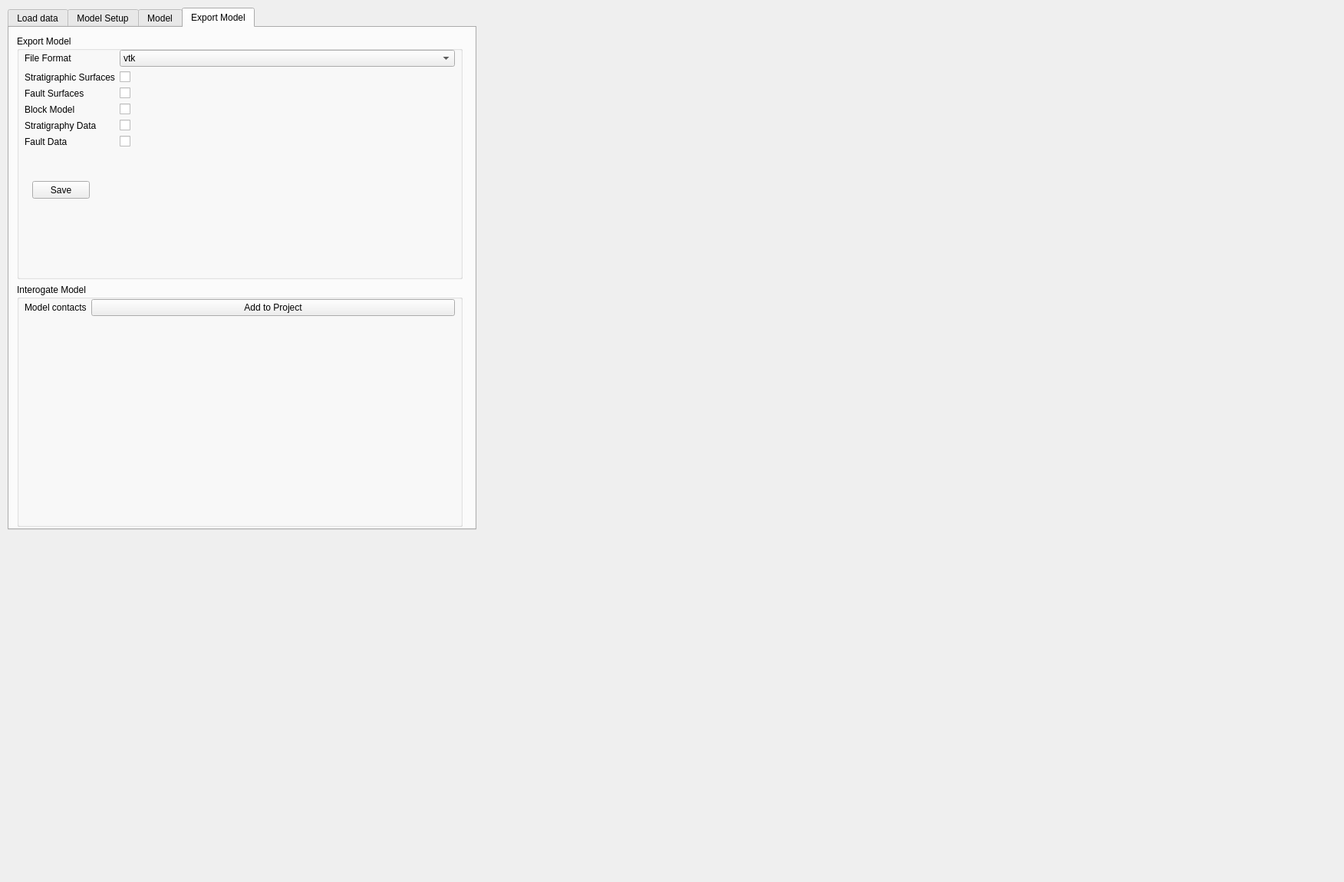
<?xml version="1.0" encoding="UTF-8"?>
<ui version="4.0">
 <class>Form</class>
 <widget class="QWidget" name="Form">
  <property name="geometry">
   <rect>
    <x>0</x>
    <y>0</y>
    <width>1752</width>
    <height>1150</height>
   </rect>
  </property>
  <property name="windowTitle">
   <string>Form</string>
  </property>
  <widget class="QTabWidget" name="tabWidget">
   <property name="geometry">
    <rect>
     <x>10</x>
     <y>10</y>
     <width>611</width>
     <height>681</height>
    </rect>
   </property>
   <property name="currentIndex">
    <number>3</number>
   </property>
   <widget class="QWidget" name="tab">
    <attribute name="title">
     <string>Load data</string>
    </attribute>
    <widget class="QWidget" name="verticalLayoutWidget_6">
     <property name="geometry">
      <rect>
       <x>10</x>
       <y>10</y>
       <width>591</width>
       <height>641</height>
      </rect>
     </property>
     <layout class="QVBoxLayout" name="verticalLayout_6">
      <item>
       <layout class="QVBoxLayout" name="verticalLayout_8">
        <item>
         <layout class="QVBoxLayout" name="verticalLayout_9">
          <item>
           <widget class="QGroupBox" name="groupBox">
            <property name="enabled">
             <bool>true</bool>
            </property>
            <property name="title">
             <string>Define Model</string>
            </property>
            <widget class="QWidget" name="formLayoutWidget">
             <property name="geometry">
              <rect>
               <x>10</x>
               <y>20</y>
               <width>551</width>
               <height>111</height>
              </rect>
             </property>
             <layout class="QFormLayout" name="formLayout_2">
              <item row="0" column="0">
               <widget class="QLabel" name="rOILabel">
                <property name="text">
                 <string>ROI</string>
                </property>
               </widget>
              </item>
              <item row="0" column="1">
               <widget class="QgsMapLayerComboBox" name="roiLayer">
                <property name="enabled">
                 <bool>true</bool>
                </property>
               </widget>
              </item>
              <item row="1" column="0">
               <widget class="QLabel" name="heightLabel">
                <property name="text">
                 <string>Height</string>
                </property>
               </widget>
              </item>
              <item row="1" column="1">
               <widget class="QSpinBox" name="heightSpinBox">
                <property name="maximum">
                 <number>10000</number>
                </property>
                <property name="value">
                 <number>1000</number>
                </property>
               </widget>
              </item>
              <item row="2" column="0">
               <widget class="QLabel" name="depthLabel">
                <property name="text">
                 <string>Depth</string>
                </property>
               </widget>
              </item>
              <item row="2" column="1">
               <widget class="QSpinBox" name="depthSpinBox">
                <property name="minimum">
                 <number>-10000</number>
                </property>
                <property name="maximum">
                 <number>10000</number>
                </property>
                <property name="value">
                 <number>-3000</number>
                </property>
               </widget>
              </item>
              <item row="3" column="0">
               <widget class="QLabel" name="dTMLabel">
                <property name="text">
                 <string>DTM</string>
                </property>
               </widget>
              </item>
              <item row="3" column="1">
               <widget class="QgsMapLayerComboBox" name="DtmLayer"/>
              </item>
             </layout>
            </widget>
           </widget>
          </item>
         </layout>
        </item>
        <item>
         <layout class="QVBoxLayout" name="verticalLayout_11">
          <item>
           <widget class="QGroupBox" name="groupBox_2">
            <property name="title">
             <string>Stratigraphy</string>
            </property>
            <widget class="QWidget" name="formLayoutWidget_2">
             <property name="geometry">
              <rect>
               <x>10</x>
               <y>20</y>
               <width>551</width>
               <height>184</height>
              </rect>
             </property>
             <layout class="QFormLayout" name="formLayout_3">
              <item row="0" column="0">
               <widget class="QLabel" name="basalContactsLabel">
                <property name="text">
                 <string>Basal Contacts</string>
                </property>
               </widget>
              </item>
              <item row="0" column="1">
               <widget class="QgsMapLayerComboBox" name="basalContactsLayer"/>
              </item>
              <item row="1" column="0">
               <widget class="QLabel" name="label">
                <property name="text">
                 <string>Unit Name</string>
                </property>
               </widget>
              </item>
              <item row="1" column="1">
               <widget class="QgsFieldComboBox" name="unitNameField"/>
              </item>
              <item row="2" column="0">
               <widget class="QLabel" name="structuralDataLabel">
                <property name="text">
                 <string>Structural Data</string>
                </property>
               </widget>
              </item>
              <item row="2" column="1">
               <widget class="QgsMapLayerComboBox" name="structuralDataLayer"/>
              </item>
              <item row="3" column="0">
               <widget class="QLabel" name="label_2">
                <property name="text">
                 <string>Format</string>
                </property>
               </widget>
              </item>
              <item row="3" column="1">
               <widget class="QComboBox" name="orientationType">
                <item>
                 <property name="text">
                  <string>Strike/Dip</string>
                 </property>
                </item>
                <item>
                 <property name="text">
                  <string>Dip Direction/Dip</string>
                 </property>
                </item>
               </widget>
              </item>
              <item row="4" column="0">
               <widget class="QLabel" name="orientationLabel">
                <property name="text">
                 <string>Strike</string>
                </property>
               </widget>
              </item>
              <item row="4" column="1">
               <widget class="QgsFieldComboBox" name="orientationField"/>
              </item>
              <item row="5" column="0">
               <widget class="QLabel" name="label_6">
                <property name="text">
                 <string>Dip</string>
                </property>
               </widget>
              </item>
              <item row="5" column="1">
               <widget class="QgsFieldComboBox" name="dipField"/>
              </item>
              <item row="6" column="0">
               <widget class="QLabel" name="label_23">
                <property name="text">
                 <string>Unit Name</string>
                </property>
               </widget>
              </item>
              <item row="6" column="1">
               <widget class="QgsFieldComboBox" name="structuralDataUnitName"/>
              </item>
             </layout>
            </widget>
           </widget>
          </item>
         </layout>
        </item>
        <item>
         <layout class="QVBoxLayout" name="verticalLayout_12">
          <item>
           <widget class="QGroupBox" name="groupBox_3">
            <property name="title">
             <string>Faults</string>
            </property>
            <widget class="QWidget" name="formLayoutWidget_3">
             <property name="geometry">
              <rect>
               <x>10</x>
               <y>20</y>
               <width>551</width>
               <height>128</height>
              </rect>
             </property>
             <layout class="QFormLayout" name="formLayout_4">
              <item row="0" column="0">
               <widget class="QLabel" name="faultTracesLabel">
                <property name="text">
                 <string>Fault Traces</string>
                </property>
               </widget>
              </item>
              <item row="0" column="1">
               <widget class="QgsMapLayerComboBox" name="faultTraceLayer"/>
              </item>
              <item row="1" column="0">
               <widget class="QLabel" name="label_3">
                <property name="text">
                 <string>Fault Name</string>
                </property>
               </widget>
              </item>
              <item row="1" column="1">
               <widget class="QgsFieldComboBox" name="faultNameField"/>
              </item>
              <item row="2" column="0">
               <widget class="QLabel" name="label_4">
                <property name="text">
                 <string>Dip</string>
                </property>
               </widget>
              </item>
              <item row="2" column="1">
               <widget class="QgsFieldComboBox" name="faultDipField">
                <property name="allowEmptyFieldName">
                 <bool>true</bool>
                </property>
               </widget>
              </item>
              <item row="3" column="0">
               <widget class="QLabel" name="label_5">
                <property name="text">
                 <string>Displacement</string>
                </property>
               </widget>
              </item>
              <item row="3" column="1">
               <widget class="QgsFieldComboBox" name="faultDisplacementField">
                <property name="allowEmptyFieldName">
                 <bool>true</bool>
                </property>
               </widget>
              </item>
             </layout>
            </widget>
           </widget>
          </item>
         </layout>
        </item>
       </layout>
      </item>
     </layout>
    </widget>
   </widget>
   <widget class="QWidget" name="tab_3">
    <attribute name="title">
     <string>Model Setup</string>
    </attribute>
    <widget class="QWidget" name="verticalLayoutWidget">
     <property name="geometry">
      <rect>
       <x>0</x>
       <y>10</y>
       <width>591</width>
       <height>631</height>
      </rect>
     </property>
     <layout class="QVBoxLayout" name="verticalLayout">
      <item>
       <layout class="QVBoxLayout" name="verticalLayout_13">
        <item>
         <widget class="QGroupBox" name="groupBox_6">
          <property name="title">
           <string>Stratigraphic Column</string>
          </property>
          <widget class="QWidget" name="gridLayoutWidget">
           <property name="geometry">
            <rect>
             <x>0</x>
             <y>20</y>
             <width>581</width>
             <height>281</height>
            </rect>
           </property>
           <layout class="QGridLayout" name="stratigraphicColumnContainer">
            <item row="0" column="1">
             <widget class="QSpinBox" name="spinBox"/>
            </item>
            <item row="0" column="0">
             <widget class="QLabel" name="label_7">
              <property name="text">
               <string>TextLabel</string>
              </property>
             </widget>
            </item>
           </layout>
          </widget>
         </widget>
        </item>
       </layout>
      </item>
      <item>
       <layout class="QVBoxLayout" name="verticalLayout_14">
        <item>
         <widget class="QGroupBox" name="groupBox_7">
          <property name="title">
           <string>Fault Properties</string>
          </property>
          <widget class="QWidget" name="verticalLayoutWidget_12">
           <property name="geometry">
            <rect>
             <x>10</x>
             <y>20</y>
             <width>571</width>
             <height>281</height>
            </rect>
           </property>
           <layout class="QVBoxLayout" name="verticalLayout_15">
            <item>
             <widget class="QComboBox" name="faultSelection"/>
            </item>
            <item>
             <layout class="QFormLayout" name="formLayout_7">
              <item row="0" column="0">
               <widget class="QLabel" name="label_16">
                <property name="text">
                 <string>Displacement</string>
                </property>
               </widget>
              </item>
              <item row="0" column="1">
               <widget class="QDoubleSpinBox" name="doubleSpinBox">
                <property name="enabled">
                 <bool>false</bool>
                </property>
               </widget>
              </item>
              <item row="1" column="0">
               <widget class="QLabel" name="label_17">
                <property name="text">
                 <string>Dip</string>
                </property>
               </widget>
              </item>
              <item row="1" column="1">
               <widget class="QDoubleSpinBox" name="doubleSpinBox_2">
                <property name="enabled">
                 <bool>false</bool>
                </property>
               </widget>
              </item>
              <item row="2" column="0">
               <widget class="QLabel" name="label_18">
                <property name="text">
                 <string>Center</string>
                </property>
               </widget>
              </item>
              <item row="2" column="1">
               <widget class="QLabel" name="label_19">
                <property name="enabled">
                 <bool>false</bool>
                </property>
                <property name="text">
                 <string>TextLabel</string>
                </property>
               </widget>
              </item>
              <item row="3" column="0">
               <widget class="QLabel" name="label_20">
                <property name="text">
                 <string>Major Axis</string>
                </property>
               </widget>
              </item>
              <item row="4" column="0">
               <widget class="QLabel" name="label_21">
                <property name="text">
                 <string>Minor Axis</string>
                </property>
               </widget>
              </item>
              <item row="5" column="0">
               <widget class="QLabel" name="label_22">
                <property name="text">
                 <string>Intermediate Axis</string>
                </property>
               </widget>
              </item>
              <item row="3" column="1">
               <widget class="QDoubleSpinBox" name="doubleSpinBox_3">
                <property name="enabled">
                 <bool>false</bool>
                </property>
               </widget>
              </item>
              <item row="4" column="1">
               <widget class="QDoubleSpinBox" name="doubleSpinBox_4">
                <property name="enabled">
                 <bool>false</bool>
                </property>
               </widget>
              </item>
              <item row="5" column="1">
               <widget class="QDoubleSpinBox" name="doubleSpinBox_5">
                <property name="enabled">
                 <bool>false</bool>
                </property>
               </widget>
              </item>
             </layout>
            </item>
            <item>
             <layout class="QHBoxLayout" name="horizontalLayout">
              <item>
               <widget class="QPushButton" name="pushButton_2">
                <property name="text">
                 <string>Add Elipse to Map</string>
                </property>
               </widget>
              </item>
              <item>
               <widget class="QPushButton" name="pushButton_3">
                <property name="text">
                 <string>Displacement Profile</string>
                </property>
               </widget>
              </item>
              <item>
               <widget class="QPushButton" name="pushButton_4">
                <property name="text">
                 <string>PushButton</string>
                </property>
               </widget>
              </item>
             </layout>
            </item>
           </layout>
          </widget>
         </widget>
        </item>
       </layout>
      </item>
     </layout>
    </widget>
   </widget>
   <widget class="QWidget" name="tab_4">
    <attribute name="title">
     <string>Model</string>
    </attribute>
    <widget class="QWidget" name="verticalLayoutWidget_13">
     <property name="geometry">
      <rect>
       <x>10</x>
       <y>10</y>
       <width>591</width>
       <height>641</height>
      </rect>
     </property>
     <layout class="QVBoxLayout" name="verticalLayout_16">
      <item>
       <layout class="QVBoxLayout" name="verticalLayout_17">
        <item>
         <widget class="QGroupBox" name="groupBox_8">
          <property name="title">
           <string>GroupBox</string>
          </property>
          <widget class="QWidget" name="verticalLayoutWidget_15">
           <property name="geometry">
            <rect>
             <x>9</x>
             <y>19</y>
             <width>571</width>
             <height>611</height>
            </rect>
           </property>
           <layout class="QVBoxLayout" name="verticalLayout_18">
            <item>
             <widget class="QPushButton" name="initModel">
              <property name="text">
               <string>Initialise Model</string>
              </property>
             </widget>
            </item>
            <item>
             <layout class="QHBoxLayout" name="horizontalLayout_2">
              <item>
               <widget class="QListWidget" name="listWidget"/>
              </item>
              <item>
               <widget class="QGroupBox" name="groupBox_9">
                <property name="title">
                 <string>GroupBox</string>
                </property>
               </widget>
              </item>
             </layout>
            </item>
            <item>
             <widget class="QPushButton" name="pushButton_7">
              <property name="text">
               <string>Run</string>
              </property>
             </widget>
            </item>
           </layout>
          </widget>
         </widget>
        </item>
       </layout>
      </item>
     </layout>
    </widget>
   </widget>
   <widget class="QWidget" name="tab_2">
    <attribute name="title">
     <string>Export Model</string>
    </attribute>
    <widget class="QWidget" name="verticalLayoutWidget_2">
     <property name="geometry">
      <rect>
       <x>10</x>
       <y>10</y>
       <width>581</width>
       <height>641</height>
      </rect>
     </property>
     <layout class="QVBoxLayout" name="verticalLayout_2">
      <item>
       <layout class="QVBoxLayout" name="verticalLayout_4">
        <item>
         <widget class="QGroupBox" name="groupBox_4">
          <property name="title">
           <string>Export Model</string>
          </property>
          <widget class="QWidget" name="formLayoutWidget_4">
           <property name="geometry">
            <rect>
             <x>10</x>
             <y>19</y>
             <width>561</width>
             <height>177</height>
            </rect>
           </property>
           <layout class="QFormLayout" name="formLayout_5">
            <item row="0" column="0">
             <widget class="QLabel" name="label_8">
              <property name="text">
               <string>File Format</string>
              </property>
             </widget>
            </item>
            <item row="0" column="1">
             <widget class="QComboBox" name="comboBox_2">
              <item>
               <property name="text">
                <string>vtk</string>
               </property>
              </item>
              <item>
               <property name="text">
                <string>gOcad</string>
               </property>
              </item>
              <item>
               <property name="text">
                <string>geoh5</string>
               </property>
              </item>
              <item>
               <property name="text">
                <string>omf</string>
               </property>
              </item>
             </widget>
            </item>
            <item row="1" column="0">
             <widget class="QLabel" name="label_9">
              <property name="text">
               <string>Stratigraphic Surfaces</string>
              </property>
             </widget>
            </item>
            <item row="1" column="1">
             <widget class="QCheckBox" name="checkBox">
              <property name="text">
               <string/>
              </property>
             </widget>
            </item>
            <item row="2" column="0">
             <widget class="QLabel" name="label_10">
              <property name="text">
               <string>Fault Surfaces</string>
              </property>
             </widget>
            </item>
            <item row="2" column="1">
             <widget class="QCheckBox" name="checkBox_2">
              <property name="text">
               <string/>
              </property>
             </widget>
            </item>
            <item row="3" column="0">
             <widget class="QLabel" name="label_11">
              <property name="text">
               <string>Block Model</string>
              </property>
             </widget>
            </item>
            <item row="3" column="1">
             <widget class="QCheckBox" name="checkBox_3">
              <property name="text">
               <string/>
              </property>
             </widget>
            </item>
            <item row="4" column="0">
             <widget class="QLabel" name="label_12">
              <property name="text">
               <string>Stratigraphy Data</string>
              </property>
             </widget>
            </item>
            <item row="4" column="1">
             <widget class="QCheckBox" name="checkBox_4">
              <property name="text">
               <string/>
              </property>
             </widget>
            </item>
            <item row="5" column="0">
             <widget class="QLabel" name="label_13">
              <property name="text">
               <string>Fault Data</string>
              </property>
             </widget>
            </item>
            <item row="5" column="1">
             <widget class="QCheckBox" name="checkBox_5">
              <property name="text">
               <string/>
              </property>
             </widget>
            </item>
           </layout>
          </widget>
          <widget class="QPushButton" name="saveButton">
           <property name="geometry">
            <rect>
             <x>20</x>
             <y>190</y>
             <width>75</width>
             <height>23</height>
            </rect>
           </property>
           <property name="text">
            <string>Save</string>
           </property>
          </widget>
         </widget>
        </item>
        <item>
         <layout class="QVBoxLayout" name="verticalLayout_5">
          <item>
           <widget class="QGroupBox" name="groupBox_5">
            <property name="title">
             <string>Interogate Model</string>
            </property>
            <widget class="QWidget" name="formLayoutWidget_5">
             <property name="geometry">
              <rect>
               <x>10</x>
               <y>20</y>
               <width>561</width>
               <height>291</height>
              </rect>
             </property>
             <layout class="QFormLayout" name="formLayout_6">
              <item row="0" column="0">
               <widget class="QLabel" name="label_14">
                <property name="text">
                 <string>Model contacts</string>
                </property>
               </widget>
              </item>
              <item row="0" column="1">
               <widget class="QPushButton" name="pushButton">
                <property name="text">
                 <string>Add to Project</string>
                </property>
               </widget>
              </item>
              <item row="1" column="0">
               <widget class="QLabel" name="label_15">
                <property name="text">
                 <string/>
                </property>
               </widget>
              </item>
             </layout>
            </widget>
           </widget>
          </item>
         </layout>
        </item>
       </layout>
      </item>
     </layout>
    </widget>
   </widget>
  </widget>
 </widget>
 <customwidgets>
  <customwidget>
   <class>QgsFieldComboBox</class>
   <extends>QComboBox</extends>
   <header>qgsfieldcombobox.h</header>
  </customwidget>
  <customwidget>
   <class>QgsMapLayerComboBox</class>
   <extends>QComboBox</extends>
   <header>qgsmaplayercombobox.h</header>
  </customwidget>
 </customwidgets>
 <resources/>
 <connections/>
</ui>
